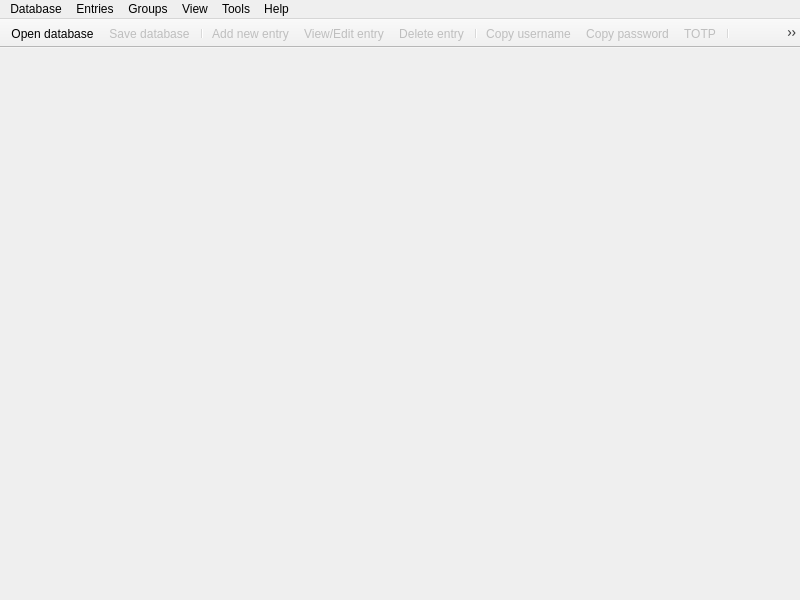
<?xml version="1.0" encoding="UTF-8"?>
<ui version="4.0">
 <class>MainWindow</class>
 <widget class="QMainWindow" name="MainWindow">
  <property name="geometry">
   <rect>
    <x>0</x>
    <y>0</y>
    <width>800</width>
    <height>600</height>
   </rect>
  </property>
  <property name="windowTitle">
   <string notr="true">KeePassX</string>
  </property>
  <widget class="QWidget" name="centralwidget">
   <layout class="QVBoxLayout" name="verticalLayout">
    <property name="leftMargin">
     <number>0</number>
    </property>
    <property name="topMargin">
     <number>0</number>
    </property>
    <property name="rightMargin">
     <number>0</number>
    </property>
    <property name="bottomMargin">
     <number>0</number>
    </property>
    <item>
     <widget class="QStackedWidget" name="stackedWidget">
      <property name="currentIndex">
       <number>2</number>
      </property>
      <widget class="QWidget" name="pageDatabase">
       <layout class="QVBoxLayout" name="verticalLayout_2">
        <property name="leftMargin">
         <number>0</number>
        </property>
        <property name="topMargin">
         <number>0</number>
        </property>
        <property name="rightMargin">
         <number>0</number>
        </property>
        <property name="bottomMargin">
         <number>0</number>
        </property>
        <item>
         <widget class="DatabaseTabWidget" name="tabWidget">
          <property name="currentIndex">
           <number>-1</number>
          </property>
          <property name="tabsClosable">
           <bool>true</bool>
          </property>
          <property name="movable">
           <bool>true</bool>
          </property>
         </widget>
        </item>
       </layout>
      </widget>
      <widget class="QWidget" name="pageSettings">
       <layout class="QVBoxLayout" name="verticalLayout_3">
        <property name="leftMargin">
         <number>0</number>
        </property>
        <property name="topMargin">
         <number>0</number>
        </property>
        <property name="rightMargin">
         <number>0</number>
        </property>
        <property name="bottomMargin">
         <number>0</number>
        </property>
        <item>
         <widget class="SettingsWidget" name="settingsWidget" native="true"/>
        </item>
       </layout>
      </widget>
      <widget class="QWidget" name="pageWelcome">
       <layout class="QVBoxLayout" name="verticalLayout_5">
        <item>
         <widget class="WelcomeWidget" name="welcomeWidget" native="true"/>
        </item>
       </layout>
      </widget>
     </widget>
    </item>
   </layout>
  </widget>
  <widget class="QMenuBar" name="menubar">
   <property name="geometry">
    <rect>
     <x>0</x>
     <y>0</y>
     <width>800</width>
     <height>20</height>
    </rect>
   </property>
   <widget class="QMenu" name="menuFile">
    <property name="title">
     <string>Database</string>
    </property>
    <widget class="QMenu" name="menuRecentDatabases">
     <property name="title">
      <string>Recent databases</string>
     </property>
    </widget>
    <addaction name="actionDatabaseNew"/>
    <addaction name="actionDatabaseOpen"/>
    <addaction name="menuRecentDatabases"/>
    <addaction name="actionDatabaseSave"/>
    <addaction name="actionDatabaseSaveAs"/>
    <addaction name="actionDatabaseClose"/>
    <addaction name="separator"/>
    <addaction name="actionChangeMasterKey"/>
    <addaction name="actionChangeDatabaseSettings"/>
    <addaction name="separator"/>
    <addaction name="actionImportKeePass1"/>
    <addaction name="actionExportCsv"/>
    <addaction name="separator"/>
    <addaction name="actionQuit"/>
   </widget>
   <widget class="QMenu" name="menuHelp">
    <property name="title">
     <string>Help</string>
    </property>
    <addaction name="actionAbout"/>
   </widget>
   <widget class="QMenu" name="menuEntries">
    <property name="title">
     <string>Entries</string>
    </property>
    <widget class="QMenu" name="menuEntryCopyAttribute">
     <property name="enabled">
      <bool>false</bool>
     </property>
     <property name="title">
      <string>Copy attribute to clipboard</string>
     </property>
     <addaction name="actionEntryCopyTitle"/>
     <addaction name="actionEntryCopyUsername"/>
     <addaction name="actionEntryCopyPassword"/>
     <addaction name="actionEntryCopyTOTP"/>
     <addaction name="actionEntryCopyURL"/>
     <addaction name="actionEntryCopyNotes"/>
     <addaction name="separator"/>
    </widget>
    <addaction name="actionEntryNew"/>
    <addaction name="actionEntryClone"/>
    <addaction name="actionEntryEdit"/>
    <addaction name="actionEntryDelete"/>
    <addaction name="actionEntryCopyUsername"/>
    <addaction name="actionEntryCopyPassword"/>
    <addaction name="menuEntryCopyAttribute"/>
    <addaction name="actionEntryAutoType"/>
    <addaction name="actionEntryOpenUrl"/>
    <addaction name="actionSearch"/>
   </widget>
   <widget class="QMenu" name="menuGroups">
    <property name="title">
     <string>Groups</string>
    </property>
    <addaction name="actionGroupNew"/>
    <addaction name="actionGroupEdit"/>
    <addaction name="actionGroupDelete"/>
   </widget>
   <widget class="QMenu" name="menuTools">
    <property name="title">
     <string>Tools</string>
    </property>
    <addaction name="actionLockDatabases"/>
    <addaction name="actionSettings"/>
   </widget>
   <widget class="QMenu" name="menuView">
    <property name="title">
     <string>View</string>
    </property>
   </widget>
   <addaction name="menuFile"/>
   <addaction name="menuEntries"/>
   <addaction name="menuGroups"/>
   <addaction name="menuView"/>
   <addaction name="menuTools"/>
   <addaction name="menuHelp"/>
  </widget>
  <widget class="QToolBar" name="toolBar">
   <property name="movable">
    <bool>false</bool>
   </property>
   <attribute name="toolBarArea">
    <enum>TopToolBarArea</enum>
   </attribute>
   <attribute name="toolBarBreak">
    <bool>false</bool>
   </attribute>
   <addaction name="actionDatabaseOpen"/>
   <addaction name="actionDatabaseSave"/>
   <addaction name="separator"/>
   <addaction name="actionEntryNew"/>
   <addaction name="actionEntryEdit"/>
   <addaction name="actionEntryDelete"/>
   <addaction name="separator"/>
   <addaction name="actionEntryCopyUsername"/>
   <addaction name="actionEntryCopyPassword"/>
   <addaction name="actionEntryCopyTOTP"/>
   <addaction name="separator"/>
   <addaction name="actionLockDatabases"/>
   <addaction name="actionSearch"/>
  </widget>
  <action name="actionQuit">
   <property name="text">
    <string>Quit</string>
   </property>
  </action>
  <action name="actionAbout">
   <property name="text">
    <string>About</string>
   </property>
  </action>
  <action name="actionDatabaseOpen">
   <property name="text">
    <string>Open database</string>
   </property>
  </action>
  <action name="actionDatabaseSave">
   <property name="enabled">
    <bool>false</bool>
   </property>
   <property name="text">
    <string>Save database</string>
   </property>
  </action>
  <action name="actionDatabaseClose">
   <property name="enabled">
    <bool>false</bool>
   </property>
   <property name="text">
    <string>Close database</string>
   </property>
  </action>
  <action name="actionDatabaseNew">
   <property name="text">
    <string>New database</string>
   </property>
  </action>
  <action name="actionEntryNew">
   <property name="enabled">
    <bool>false</bool>
   </property>
   <property name="text">
    <string>Add new entry</string>
   </property>
  </action>
  <action name="actionEntryEdit">
   <property name="enabled">
    <bool>false</bool>
   </property>
   <property name="text">
    <string>View/Edit entry</string>
   </property>
  </action>
  <action name="actionEntryDelete">
   <property name="enabled">
    <bool>false</bool>
   </property>
   <property name="text">
    <string>Delete entry</string>
   </property>
  </action>
  <action name="actionGroupNew">
   <property name="enabled">
    <bool>false</bool>
   </property>
   <property name="text">
    <string>Add new group</string>
   </property>
  </action>
  <action name="actionGroupEdit">
   <property name="enabled">
    <bool>false</bool>
   </property>
   <property name="text">
    <string>Edit group</string>
   </property>
  </action>
  <action name="actionGroupDelete">
   <property name="enabled">
    <bool>false</bool>
   </property>
   <property name="text">
    <string>Delete group</string>
   </property>
  </action>
  <action name="actionDatabaseSaveAs">
   <property name="enabled">
    <bool>false</bool>
   </property>
   <property name="text">
    <string>Save database as</string>
   </property>
  </action>
  <action name="actionChangeMasterKey">
   <property name="enabled">
    <bool>false</bool>
   </property>
   <property name="text">
    <string>Change master key</string>
   </property>
  </action>
  <action name="actionChangeDatabaseSettings">
   <property name="enabled">
    <bool>false</bool>
   </property>
   <property name="text">
    <string>Database settings</string>
   </property>
   <property name="toolTip">
    <string>Database settings</string>
   </property>
  </action>
  <action name="actionImportKeePass1">
   <property name="text">
    <string>Import KeePass 1 database</string>
   </property>
  </action>
  <action name="actionEntryClone">
   <property name="enabled">
    <bool>false</bool>
   </property>
   <property name="text">
    <string>Clone entry</string>
   </property>
  </action>
  <action name="actionSearch">
   <property name="enabled">
    <bool>false</bool>
   </property>
   <property name="text">
    <string>Find</string>
   </property>
  </action>
  <action name="actionEntryCopyUsername">
   <property name="enabled">
    <bool>false</bool>
   </property>
   <property name="text">
    <string>Copy username</string>
   </property>
   <property name="toolTip">
    <string>Copy username to clipboard</string>
   </property>
  </action>
  <action name="actionEntryCopyPassword">
   <property name="enabled">
    <bool>false</bool>
   </property>
   <property name="text">
    <string>Copy password</string>
   </property>
   <property name="toolTip">
    <string>Copy password to clipboard</string>
   </property>
  </action>
  <action name="actionEntryCopyTOTP">
   <property name="enabled">
    <bool>false</bool>
   </property>
   <property name="text">
    <string>TOTP</string>
   </property>
   <property name="toolTip">
    <string>Copy one-time password to clipboard</string>
   </property>
  </action>
  <action name="actionSettings">
   <property name="text">
    <string>Settings</string>
   </property>
  </action>
  <action name="actionEntryAutoType">
   <property name="enabled">
    <bool>false</bool>
   </property>
   <property name="text">
    <string>Perform Auto-Type</string>
   </property>
  </action>
  <action name="actionEntryOpenUrl">
   <property name="enabled">
    <bool>false</bool>
   </property>
   <property name="text">
    <string>Open URL</string>
   </property>
  </action>
  <action name="actionLockDatabases">
   <property name="enabled">
    <bool>false</bool>
   </property>
   <property name="text">
    <string>Lock databases</string>
   </property>
  </action>
  <action name="actionEntryCopyTitle">
   <property name="enabled">
    <bool>false</bool>
   </property>
   <property name="text">
    <string>Title</string>
   </property>
  </action>
  <action name="actionEntryCopyURL">
   <property name="enabled">
    <bool>false</bool>
   </property>
   <property name="text">
    <string>URL</string>
   </property>
  </action>
  <action name="actionEntryCopyNotes">
   <property name="enabled">
    <bool>false</bool>
   </property>
   <property name="text">
    <string>Notes</string>
   </property>
  </action>
  <action name="actionExportCsv">
   <property name="enabled">
    <bool>false</bool>
   </property>
   <property name="text">
    <string>Export to CSV file</string>
   </property>
  </action>
 </widget>
 <customwidgets>
  <customwidget>
   <class>DatabaseTabWidget</class>
   <extends>QTabWidget</extends>
   <header>gui/DatabaseTabWidget.h</header>
   <container>1</container>
  </customwidget>
  <customwidget>
   <class>SettingsWidget</class>
   <extends>QWidget</extends>
   <header>gui/SettingsWidget.h</header>
   <container>1</container>
  </customwidget>
  <customwidget>
   <class>WelcomeWidget</class>
   <extends>QWidget</extends>
   <header>gui/WelcomeWidget.h</header>
   <container>1</container>
  </customwidget>
 </customwidgets>
 <resources/>
 <connections/>
</ui>
